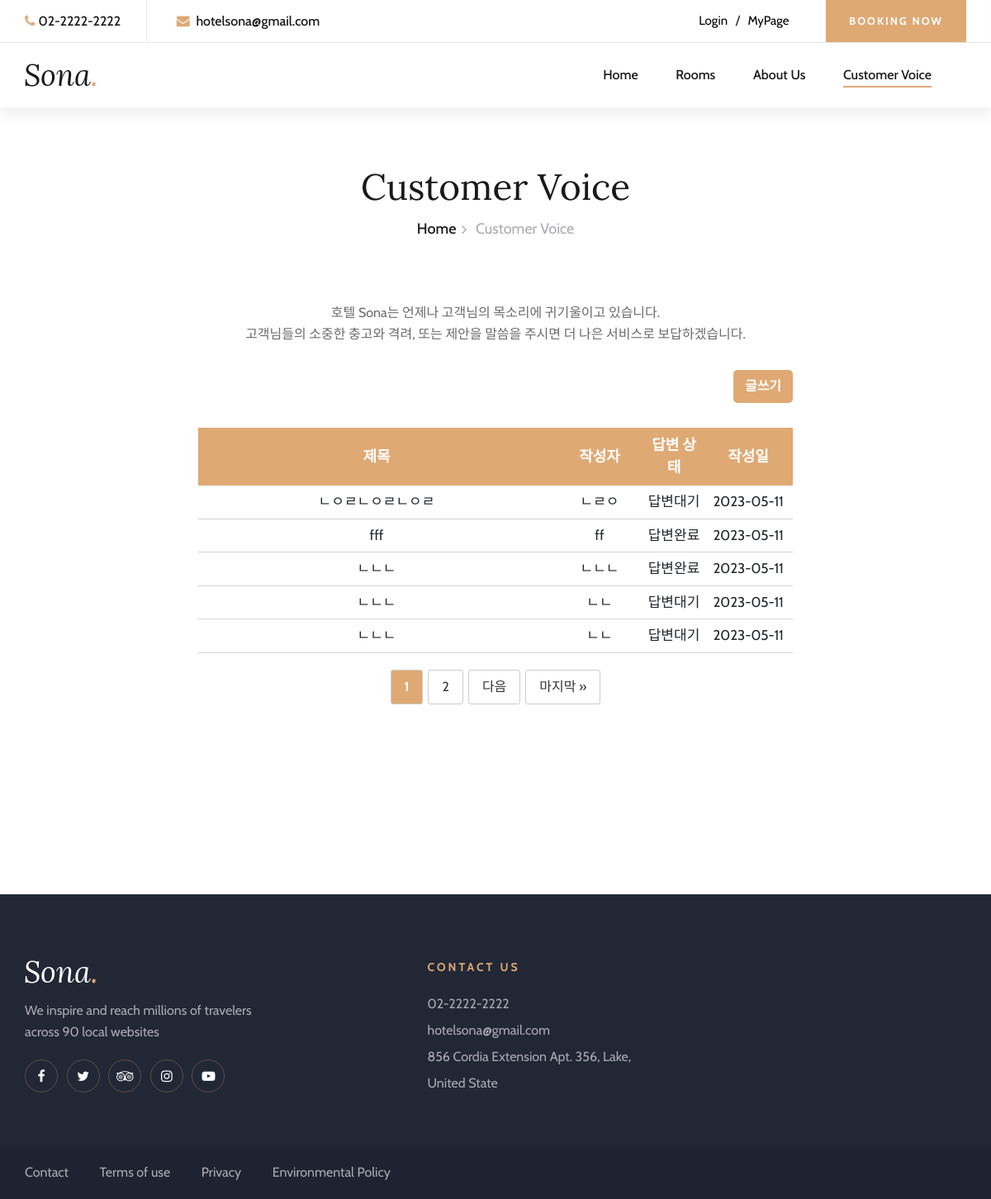
The app's page /inquiries/customer-voice/, older data.
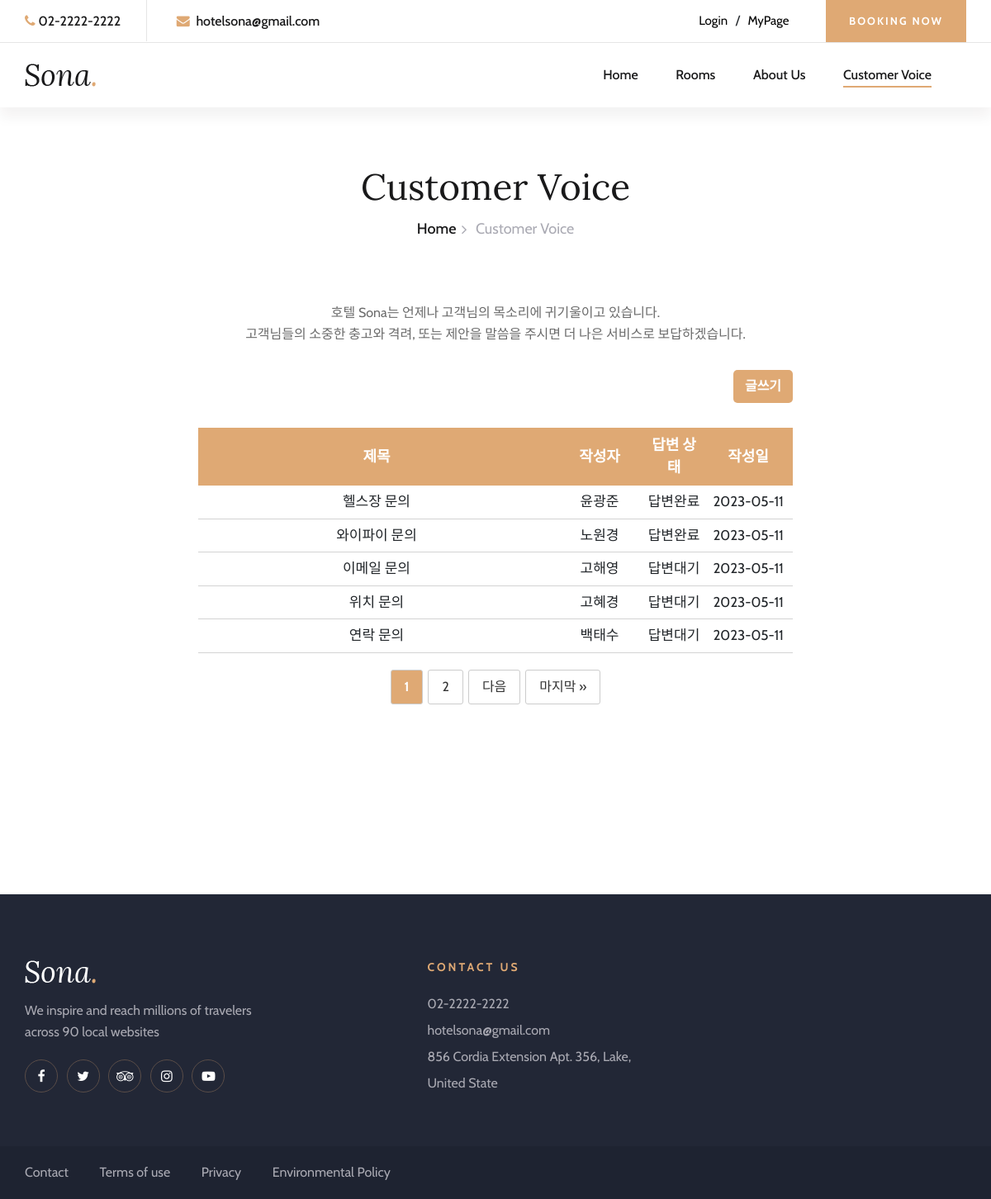
The same page, newer data.
### inquiries/models.py (models this page shows, shortened)
class Question(models.Model):
    author = models.CharField(max_length=10)
    title = models.CharField(max_length=50)
    content = models.TextField()
    created_date = models.DateTimeField(auto_now_add=True)
    answer = models.OneToOneField('Answer', on_delete=models.CASCADE, null=True, blank=True)

### inquiries/views.py (the view)
# urls.py: path('customer-voice/', views.customer_voice, name='customer_voice'),
def customer_voice(request):
    question_list = Question.objects.order_by('-created_date') # order the questions by created_date
    paginator = Paginator(question_list, 5) # 10 questions per page
    page = request.GET.get('page') # get the current page number from the request's query parameter
    questions = paginator.get_page(page) # get the questions for the current page
    context = {'questions': questions}
    return render(request, 'customer-voice.html', context)

### inquiries/templates/customer-voice.html (shortened to what this page needs)
{% load static %}
<!DOCTYPE html>
<html lang="zxx">
  <head>
    <link
      rel="stylesheet"
      href="../../static/css/bootstrap.min.css"
      type="text/css"
    />
    <link
      rel="stylesheet"
      href="../../static/css/font-awesome.min.css"
      type="text/css"
    />
    <link
      rel="stylesheet"
      href="../../static/css/elegant-icons.css"
      type="text/css"
    />
    <link
      rel="stylesheet"
      href="../../static/css/flaticon.css"
      type="text/css"
    />
    <link
      rel="stylesheet"
      href="../../static/css/owl.carousel.min.css"
      type="text/css"
    />
    <link
      rel="stylesheet"
      href="../../static/css/nice-select.css"
      type="text/css"
    />
    <link
      rel="stylesheet"
      href="../../static/css/jquery-ui.min.css"
      type="text/css"
    />
    <link
      rel="stylesheet"
      href="../../static/css/magnific-popup.css"
      type="text/css"
    />
    <link
      rel="stylesheet"
      href="../../static/css/slicknav.min.css"
      type="text/css"
    />
    <link rel="stylesheet" href="../../static/css/style.css" type="text/css" />
  </head>
  <body>
    <header class="header-section header-normal">
      <div class="top-nav">
        <div class="container">
          <div class="row">
            <div class="col-lg-6">
              <ul class="tn-left">
                <li><i class="fa fa-phone"></i>02-2222-2222</li>
                <li><i class="fa fa-envelope"></i> hotelsona@gmail.com</li>
              </ul>
            </div>
            <div class="col-lg-6">
              <div class="tn-right">
                <div class="top-social">
                  {% if user.is_authenticated %}
                  <form
                    action="{% url 'accounts:logout' %}"
                    method="POST"
                    style="margin: 0px; float: left"
                  >
                    {% csrf_token %}
                    <button
                      class="log"
                      type="submit"
                      style="
                        border: 0px;
                        background-color: white;
                        font-size: 15px;
                      "
                    >
                      Logout
                    </button>
                  </form>
                  {% else %}
                  <button
                    class="log"
                    type="button"
                    onclick="location.href='{% url 'accounts:login_view' %}'"
                    style="
                      border: 0px;
                      background-color: white;
                      font-size: 15px;
                    "
                  >
                    Login
                  </button>
                  {% endif %} /
                  <button
                    class="myPage"
                    type="button"
                    onclick="location.href='{% url 'mypage:mypage_1' %}'"
                    style="
                      border: 0px;
                      background-color: white;
                      font-size: 15px;
                    "
                  >
                    MyPage
                  </button>
                </div>
                <a href="{% url 'booking:booking' %}" class="bk-btn"
                  >Booking Now</a
                >
              </div>
            </div>
          </div>
        </div>
      </div>
      <div class="menu-item">
        <div class="container">
          <div class="row">
            <div class="col-lg-2">
              <div class="logo">
                <a href="{% url 'booking:index' %}">
                  <img src="../../static/img/logo.png" alt="" />
                </a>
              </div>
            </div>
            <div class="col-lg-10">
              <div class="nav-menu">
                <nav class="mainmenu">
                  <ul>
                    <li><a href="{% url 'booking:index' %}">Home</a></li>
                    <li><a href="{% url 'booking:rooms' %}">Rooms</a></li>
                    <li><a href="{% url 'booking:about_us' %}">About Us</a></li>
                    <li class="active">
                      <a href="{% url 'inquiries:customer_voice' %}"
                        >Customer Voice</a
                      >
                    </li>
                  </ul>
                </nav>
              </div>
            </div>
          </div>
        </div>
      </div>
    </header>
    <div class="breadcrumb-section">
      <div class="container">
        <div class="row">
          <div class="col-lg-12">
            <div class="breadcrumb-text">
              <h2>Customer Voice</h2>
              <div class="bt-option">
                <a href="{% url 'booking:index' %}">Home</a>
                <span>Customer Voice</span>
              </div>
            </div>
          </div>
        </div>
      </div>
    </div>
    <section class="contact-section spad" style="margin-top: -85px">
      <div class="intro" style="text-align: center; margin-bottom: 30px">
        <p>
          호텔 Sona는 언제나 고객님의 목소리에 귀기울이고 있습니다.<br />
          고객님들의 소중한 충고와 격려, 또는 제안을 말씀을 주시면 더 나은
          서비스로 보답하겠습니다.
        </p>
      </div>
      <div class="qurstion-table" style="width: 60%; margin-left: 20%">
        <button
          style="width: 10%; margin-left: 90%; margin-bottom: 30px"
          class="btn"
          onclick="location.href='{% url 'inquiries:customer_question' %}'"
        >
          글쓰기
        </button>
        <table style="width: 100%; text-align: center">
          <thead>
            <tr>
              <th>제목</th>
              <th>작성자</th>
              <th>답변 상태</th>
              <th>작성일</th>
            </tr>
          </thead>
          <tbody>
            {% for question in questions %}
            <tr
              style="border-bottom: 1px solid gray; cursor: pointer"
              onclick="location.href='{% url 'inquiries:question_detail'  question.pk  %}'"
            >
              <td style="width: 60%">{{ question.title }}</td>
              <td style="width: 15%">{{ question.author }}</td>
              {% if question.answer %}
              <td style="width: 10%">답변완료</td>
              {% else %}
              <td style="width: 10%">답변대기</td>
              {% endif %}
              <td style="width: 20%">
                {{ question.created_date|date:"Y-m-d" }}
              </td>
            </tr>
            {% endfor %}
          </tbody>
        </table>
        <div class="pagination">
        {% for i in questions.paginator.page_range %}
          {% if questions.number == i %}
            <span class="current-page">{{ i }}</span>
          {% else %}
            <a href="?page={{ i }}">{{ i }}</a>
          {% endif %}
        {% endfor %}
        {% if questions.has_next %}
          <a href="?page={{ questions.next_page_number }}">다음</a>
          <a href="?page={{ questions.paginator.num_pages }}">마지막 &raquo;</a>
        {% endif %}
        </div>
      </div>
    </section>
    <footer class="footer-section">
      <div class="container">
        <div class="footer-text">
          <div class="row">
            <div class="col-lg-4">
              <div class="ft-about">
                <div class="logo">
                  <a href="#">
                    <img src="../../static/img/footer-logo.png" alt="" />
                  </a>
                </div>
                <p>
                  We inspire and reach millions of travelers<br />
                  across 90 local websites
                </p>
                <div class="fa-social">
                  <a href="#"><i class="fa fa-facebook"></i></a>
                  <a href="#"><i class="fa fa-twitter"></i></a>
                  <a href="#"><i class="fa fa-tripadvisor"></i></a>
                  <a href="#"><i class="fa fa-instagram"></i></a>
                  <a href="#"><i class="fa fa-youtube-play"></i></a>
                </div>
              </div>
            </div>
            <div class="col-lg-3 offset-lg-1">
              <div class="ft-contact">
                <h6>Contact Us</h6>
                <ul>
                  <li>02-2222-2222</li>
                  <li>hotelsona@gmail.com</li>
                  <li>856 Cordia Extension Apt. 356, Lake, United State</li>
                </ul>
              </div>
            </div>
          </div>
        </div>
      </div>
      <div class="copyright-option">
        <div class="container">
          <div class="row">
            <div class="col-lg-7">
              <ul>
                <li><a href="#">Contact</a></li>
                <li><a href="#">Terms of use</a></li>
                <li><a href="#">Privacy</a></li>
                <li><a href="#">Environmental Policy</a></li>
              </ul>
            </div>
          </div>
        </div>
      </div>
    </footer>
  </body>
</html>

### inquiries/templates/customer-voice.html (style rules this page uses)
.btn { height: 40px; width: 100px; font-size: 16px; border-radius: 5px; border: none; background-color: #dfa974; text-align: center; font-weight: bold; color: white; }
th { color: white; background-color: #dfa974; font-size: 18px; padding-top: 8px; padding-bottom: 8px; }
td { border-bottom: 1px solid lightgray; font-size: 17px; padding-top: 7px; padding-bottom: 7px; }
.pagination { display: flex; justify-content: center; margin-top: 20px; }
.pagination a { color: #333; padding: 8px 16px; border-radius: 3px; border: 1px solid #ccc; margin: 0 3px; transition: background-color 0.3s ease; }
.pagination .current-page { font-weight: bold; border-radius: 3px; border: 1px solid #ccc; color: #fff; background-color: #dfa974; padding: 8px 16px; margin: 0 3px; }

Row changes from the older to the newer data that the page shows:
removed Question: title "ㄴㅇㄹㄴㅇㄹㄴㅇㄹ", author "ㄴㄹㅇ", shows "답변대기", created_date "2023-05-11"
removed Question: title "fff", author "ff", shows "답변완료", created_date "2023-05-11"
removed Question: title "ㄴㄴㄴ", author "ㄴㄴㄴ", shows "답변완료", created_date "2023-05-11"
removed Question: title "ㄴㄴㄴ", author "ㄴㄴ", shows "답변대기", created_date "2023-05-11"
removed Question: title "ㄴㄴㄴ", author "ㄴㄴ", shows "답변대기", created_date "2023-05-11"
added Question: title "헬스장 문의", author "윤광준", shows "답변완료", created_date "2023-05-11"
added Question: title "와이파이 문의", author "노원경", shows "답변완료", created_date "2023-05-11"
added Question: title "이메일 문의", author "고해영", shows "답변대기", created_date "2023-05-11"
added Question: title "위치 문의", author "고혜경", shows "답변대기", created_date "2023-05-11"
added Question: title "연락 문의", author "백태수", shows "답변대기", created_date "2023-05-11"
